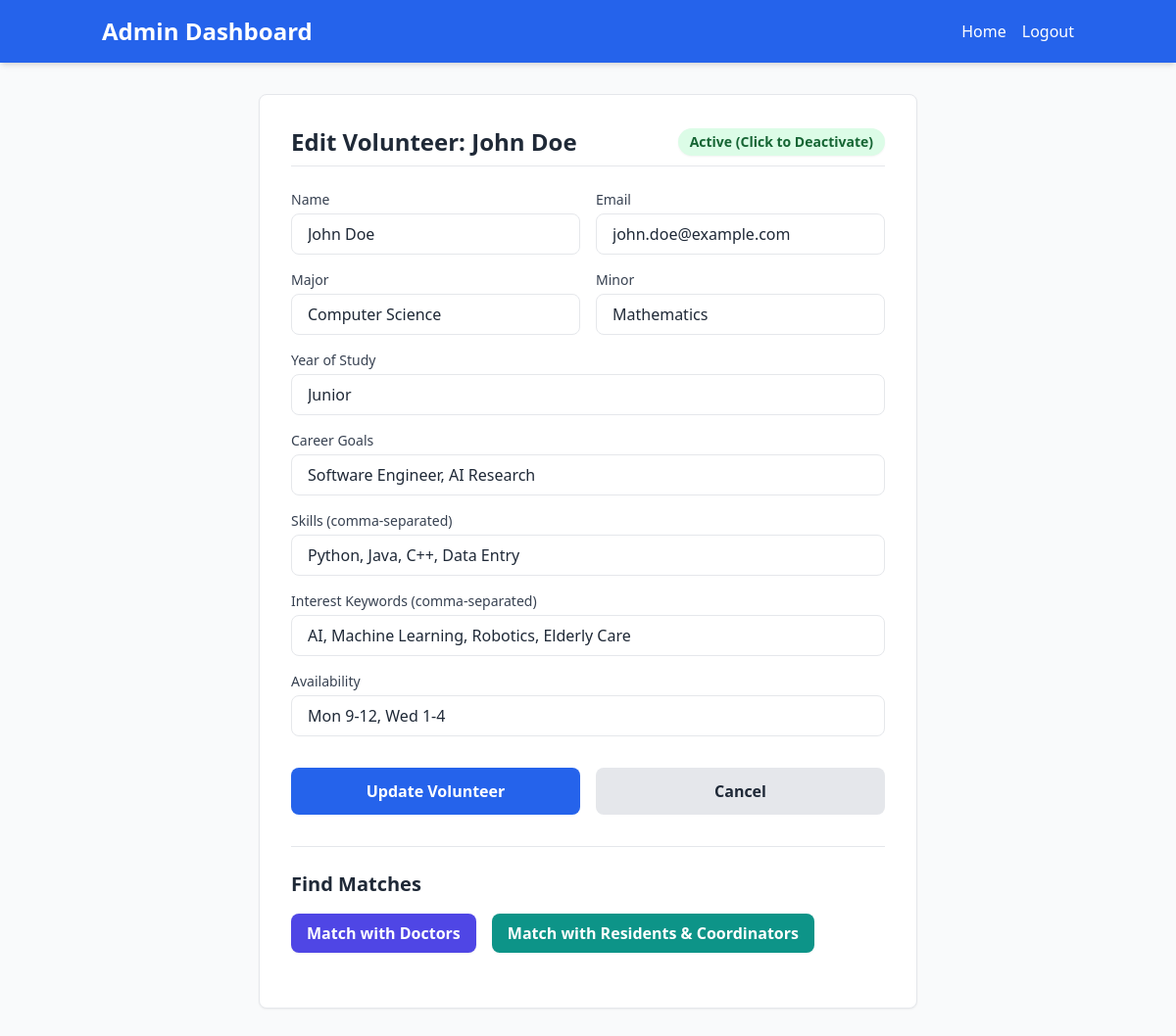
The app's page /admin/volunteer/2 (signed in), older data.
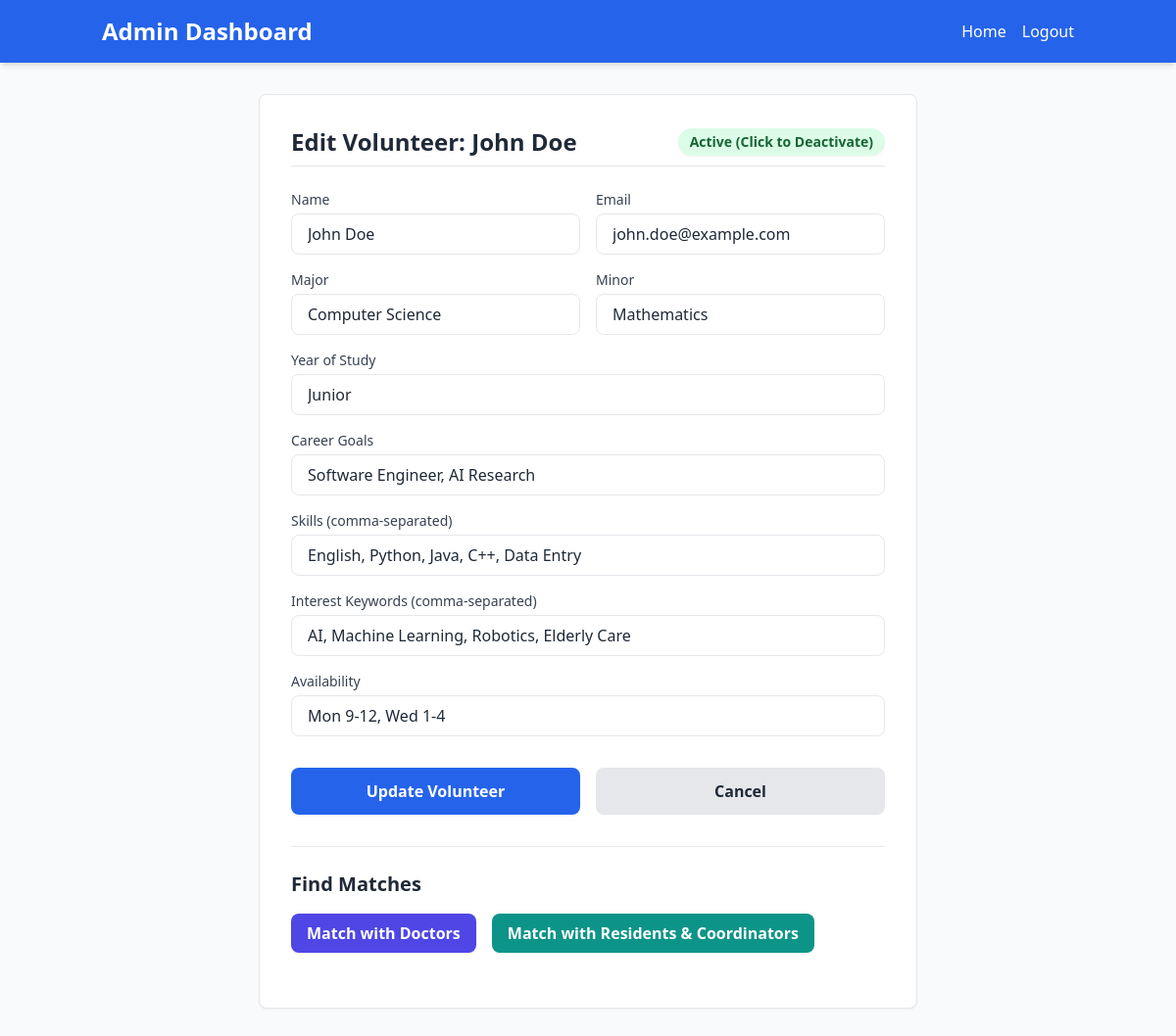
The same page, newer data.
### app/models.py (models this page shows, shortened)
class User(UserMixin, db.Model):
    id = db.Column(db.Integer, primary_key=True)
    name = db.Column(db.String(64), index=True, unique=True)
    email = db.Column(db.String(120), index=True, unique=True)
    password_hash = db.Column(db.String(128))
    role = db.Column(db.String(10), index=True, default='user')
    is_active = db.Column(db.Boolean, default=True)
    linked_status = db.Column(db.String(256), nullable=True)

class Volunteer(User):
    __tablename__ = 'volunteer'
    id = db.Column(db.Integer, db.ForeignKey('user.id'), primary_key=True)
    major = db.Column(db.String(64))
    minor = db.Column(db.String(64))
    year_of_study = db.Column(db.String(64))
    career_goals = db.Column(db.String(256))
    skills = db.Column(db.String(256))
    interest_keywords = db.Column(db.String(256))
    availability = db.Column(db.String(256))

### app/routes.py (the view, shortened to what this page needs)
@app.route('/admin/volunteer/<int:id>', methods=['GET', 'POST'])
@login_required
@admin_required
def edit_volunteer(id):
    volunteer = Volunteer.query.get(id)
    if not volunteer:
        flash('Volunteer not found.')
        return redirect(url_for('index'))
    return render_template('edit_volunteer.html', volunteer=volunteer)

### app/models.py (called while the page is built)
@login.user_loader
def load_user(id):
    return User.query.get(int(id))

### app/routes.py (called while the page is built)
def admin_required(f):
    @wraps(f)
    def decorated_function(*args, **kwargs):
        if not current_user.is_authenticated or current_user.role != 'admin':
            flash('You do not have permission to access this page.')
            return redirect(url_for('index'))
        return f(*args, **kwargs)
    return decorated_function

### app/templates/edit_volunteer.html (shortened to what this page needs)
<!DOCTYPE html>
<html lang="en">
<head>
    <script src="https://cdn.tailwindcss.com"></script>
</head>
<body class="bg-gray-50 text-gray-800 font-sans min-h-screen flex flex-col">
    <header class="bg-blue-600 text-white shadow-md">
        <div class="container mx-auto px-4 py-4 flex justify-between items-center">
            <h1 class="text-2xl font-bold">Admin Dashboard</h1>
            <nav class="flex space-x-4">
                <a href="{{ url_for('index') }}" class="hover:text-blue-200 transition">Home</a>
                <a href="{{ url_for('logout') }}" class="hover:text-blue-200 transition">Logout</a>
            </nav>
        </div>
    </header>
    <main class="flex-grow container mx-auto px-4 py-8">
        <div class="max-w-2xl mx-auto bg-white p-8 rounded-lg shadow-sm border border-gray-200">
            <div class="flex justify-between items-center mb-6 border-b pb-2">
                <h2 class="text-2xl font-bold text-gray-800">Edit Volunteer: {{ volunteer.name }}</h2>
                <form method="post"
                    action="{{ url_for('toggle_active', entity_type='volunteer', user_id=volunteer.id) }}">
                    <button type="submit"
                        class="px-3 py-1 text-sm font-semibold rounded-full {{ 'bg-green-100 text-green-800 hover:bg-green-200' if volunteer.is_active else 'bg-gray-100 text-gray-800 hover:bg-gray-200' }} shadow-sm transition">
                        {{ 'Active (Click to Deactivate)' if volunteer.is_active else 'Inactive (Click to Activate)' }}
                    </button>
                </form>
            </div>
            <form method="post" class="space-y-4">
                <div class="grid grid-cols-1 md:grid-cols-2 gap-4">
                    <div>
                        <label class="block text-sm font-medium text-gray-700 mb-1">Name</label>
                        <input type="text" name="name" placeholder="Name" value="{{ volunteer.name }}" required
                            class="w-full px-4 py-2 border rounded-lg focus:outline-none focus:ring-2 focus:ring-blue-500">
                    </div>
                    <div>
                        <label class="block text-sm font-medium text-gray-700 mb-1">Email</label>
                        <input type="email" name="email" placeholder="Email" value="{{ volunteer.email }}" required
                            class="w-full px-4 py-2 border rounded-lg focus:outline-none focus:ring-2 focus:ring-blue-500">
                    </div>
                </div>
                <div class="grid grid-cols-1 md:grid-cols-2 gap-4">
                    <div>
                        <label class="block text-sm font-medium text-gray-700 mb-1">Major</label>
                        <input type="text" name="major" placeholder="Major"
                            value="{{ volunteer.major if volunteer.major else '' }}"
                            class="w-full px-4 py-2 border rounded-lg focus:outline-none focus:ring-2 focus:ring-blue-500">
                    </div>
                    <div>
                        <label class="block text-sm font-medium text-gray-700 mb-1">Minor</label>
                        <input type="text" name="minor" placeholder="Minor"
                            value="{{ volunteer.minor if volunteer.minor else '' }}"
                            class="w-full px-4 py-2 border rounded-lg focus:outline-none focus:ring-2 focus:ring-blue-500">
                    </div>
                </div>
                <div>
                    <label class="block text-sm font-medium text-gray-700 mb-1">Year of Study</label>
                    <input type="text" name="year_of_study" placeholder="Year of Study"
                        value="{{ volunteer.year_of_study if volunteer.year_of_study else '' }}"
                        class="w-full px-4 py-2 border rounded-lg focus:outline-none focus:ring-2 focus:ring-blue-500">
                </div>
                <div>
                    <label class="block text-sm font-medium text-gray-700 mb-1">Career Goals</label>
                    <input type="text" name="career_goals" placeholder="Career Goals"
                        value="{{ volunteer.career_goals if volunteer.career_goals else '' }}"
                        class="w-full px-4 py-2 border rounded-lg focus:outline-none focus:ring-2 focus:ring-blue-500">
                </div>
                <div>
                    <label class="block text-sm font-medium text-gray-700 mb-1">Skills (comma-separated)</label>
                    <input type="text" name="skills" placeholder="Skills"
                        value="{{ volunteer.skills if volunteer.skills else '' }}"
                        class="w-full px-4 py-2 border rounded-lg focus:outline-none focus:ring-2 focus:ring-blue-500">
                </div>
                <div>
                    <label class="block text-sm font-medium text-gray-700 mb-1">Interest Keywords
                        (comma-separated)</label>
                    <input type="text" name="interest_keywords" placeholder="Interest Keywords"
                        value="{{ volunteer.interest_keywords if volunteer.interest_keywords else '' }}"
                        class="w-full px-4 py-2 border rounded-lg focus:outline-none focus:ring-2 focus:ring-blue-500">
                </div>
                <div>
                    <label class="block text-sm font-medium text-gray-700 mb-1">Availability</label>
                    <input type="text" name="availability" placeholder="Availability"
                        value="{{ volunteer.availability if volunteer.availability else '' }}"
                        class="w-full px-4 py-2 border rounded-lg focus:outline-none focus:ring-2 focus:ring-blue-500">
                </div>
                <div class="pt-4 flex space-x-4">
                    <button type="submit"
                        class="w-full bg-blue-600 text-white py-3 rounded-lg font-semibold hover:bg-blue-700 transition">Update
                        Volunteer</button>
                    <a href="{{ url_for('index') }}"
                        class="w-full bg-gray-200 text-gray-800 py-3 rounded-lg font-semibold hover:bg-gray-300 transition text-center flex items-center justify-center">Cancel</a>
                </div>
            </form>
            <div class="mt-8 border-t border-gray-200 pt-6">
                <h3 class="text-xl font-bold mb-4 text-gray-800">Find Matches</h3>
                <div class="flex flex-col sm:flex-row space-y-3 sm:space-y-0 sm:space-x-4 mb-6">
                    <button type="button" id="btn-match-doctors"
                        class="bg-indigo-600 text-white px-4 py-2 rounded-lg font-semibold hover:bg-indigo-700 transition w-full sm:w-auto shadow-sm">Match
                        with Doctors</button>
                    <button type="button" id="btn-match-residents"
                        class="bg-teal-600 text-white px-4 py-2 rounded-lg font-semibold hover:bg-teal-700 transition w-full sm:w-auto shadow-sm">Match
                        with Residents & Coordinators</button>
                </div>
            </div>
        </div>
    </main>
</body>
</html>

Row changes from the older to the newer data that the page shows:
changed Volunteer "Computer Science": skills "Python, Java, C++, Data Entry" → "English, Python, Java, C++, Data Entry"
